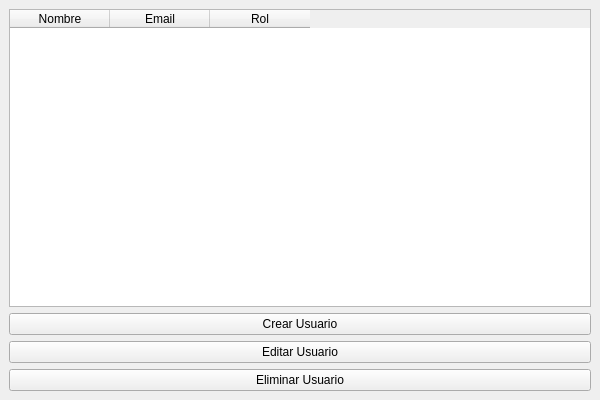
<?xml version="1.0" encoding="UTF-8"?>
<ui version="4.0">
 <class>UserListWindow</class>
 <widget class="QMainWindow" name="UserListWindow">
  <property name="geometry">
   <rect>
    <x>100</x>
    <y>100</y>
    <width>600</width>
    <height>400</height>
   </rect>
  </property>
  <property name="windowTitle">
   <string>Listado de Usuarios</string>
  </property>
  <widget class="QWidget" name="centralWidget">
   <layout class="QVBoxLayout" name="verticalLayout">
    <item>
     <widget class="QTableWidget" name="tableWidget">
      <column>
       <property name="text">
        <string>Nombre</string>
       </property>
      </column>
      <column>
       <property name="text">
        <string>Email</string>
       </property>
      </column>
      <column>
       <property name="text">
        <string>Rol</string>
       </property>
      </column>
     </widget>
    </item>
    <item>
     <widget class="QPushButton" name="pushButton_crear">
      <property name="text">
       <string>Crear Usuario</string>
      </property>
     </widget>
    </item>
    <item>
     <widget class="QPushButton" name="pushButton_editar">
      <property name="text">
       <string>Editar Usuario</string>
      </property>
     </widget>
    </item>
    <item>
     <widget class="QPushButton" name="pushButton_eliminar">
      <property name="text">
       <string>Eliminar Usuario</string>
      </property>
     </widget>
    </item>
   </layout>
  </widget>
 </widget>
 <resources/>
 <connections/>
</ui>
